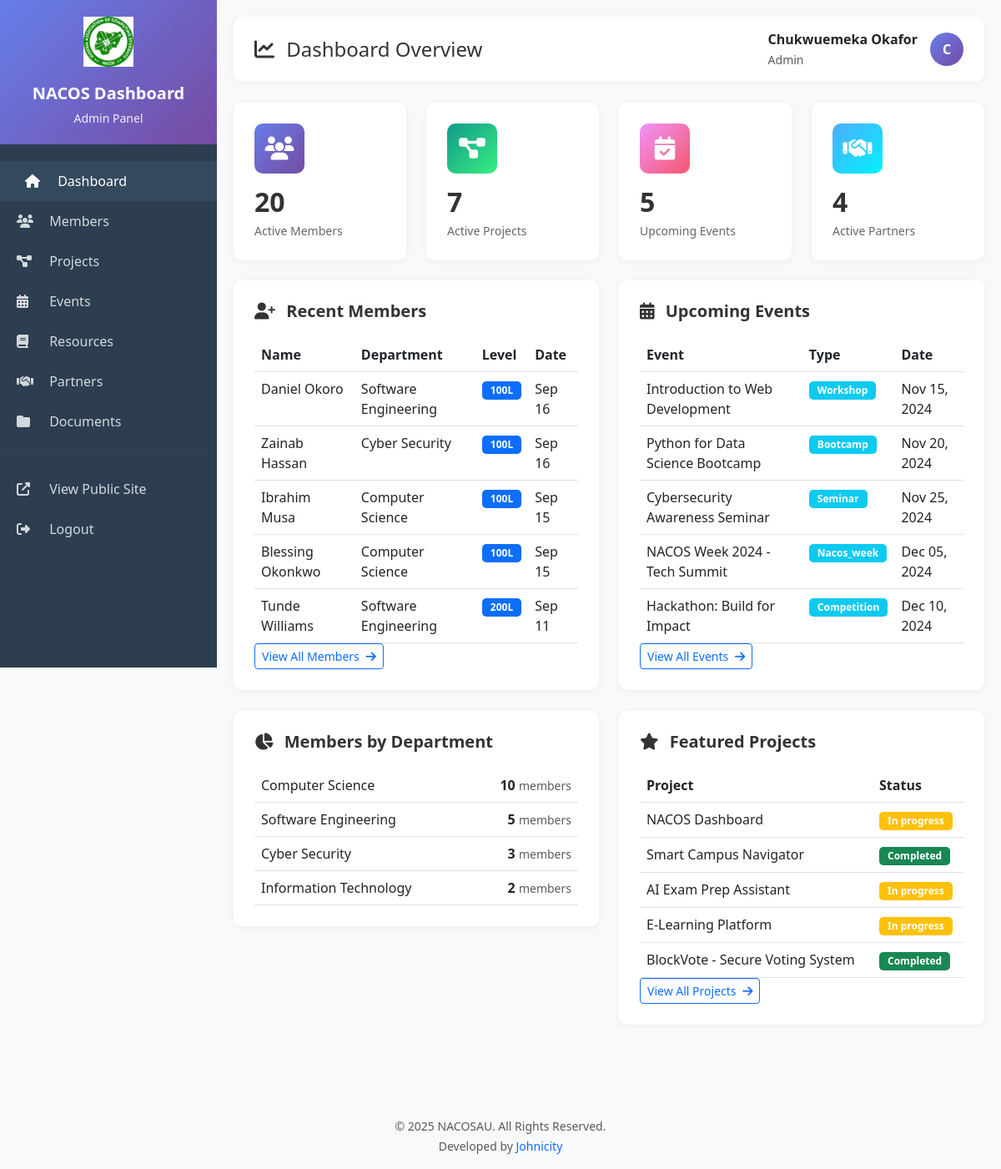
The page /admin/index.php (signed in) on the database its author committed.
### tables this page shows
CREATE TABLE MEMBERS (
    member_id INT AUTO_INCREMENT PRIMARY KEY,
    matric_no VARCHAR(20) NOT NULL UNIQUE,
    full_name VARCHAR(100) NOT NULL,
    email VARCHAR(100) NOT NULL UNIQUE,
    phone VARCHAR(20) NULL,
    department VARCHAR(100) NOT NULL,
    level ENUM('100', '200', '300', '400', '500') NOT NULL,
    gender ENUM('Male', 'Female', 'Other') NULL,
    registration_date DATE NOT NULL,
    membership_status ENUM('active', 'inactive', 'alumni') DEFAULT 'active',
    profile_picture VARCHAR(255) NULL,
    skills TEXT NULL COMMENT 'JSON array of skills',
    bio TEXT NULL,
    github_username VARCHAR(100) NULL,
    linkedin_url VARCHAR(255) NULL,
    created_at TIMESTAMP DEFAULT CURRENT_TIMESTAMP,
    updated_at TIMESTAMP DEFAULT CURRENT_TIMESTAMP ON UPDATE CURRENT_TIMESTAMP,
    INDEX idx_matric_no (matric_no),
    INDEX idx_department (department),
    INDEX idx_level (level),
    INDEX idx_status (membership_status),
    INDEX idx_name (full_name)
);

CREATE TABLE EVENTS (
    event_id INT AUTO_INCREMENT PRIMARY KEY,
    event_name VARCHAR(200) NOT NULL,
    event_type ENUM('workshop', 'bootcamp', 'nacos_week', 'seminar', 'competition', 'networking', 'other') NOT NULL,
    event_date DATE NOT NULL,
    event_time TIME NULL,
    end_date DATE NULL COMMENT 'For multi-day events',
    location VARCHAR(200) NULL,
    venue_type ENUM('physical', 'virtual', 'hybrid') DEFAULT 'physical',
    meeting_link VARCHAR(500) NULL COMMENT 'For virtual/hybrid events',
    summary TEXT NOT NULL,
    full_description TEXT NULL,
    speaker_name VARCHAR(100) NULL,
    speaker_title VARCHAR(150) NULL,
    speaker_bio TEXT NULL,
    event_image VARCHAR(255) NULL,
    capacity INT NULL COMMENT 'Maximum attendees',
    registration_required BOOLEAN DEFAULT TRUE,
    registration_link VARCHAR(500) NULL,
    status ENUM('upcoming', 'ongoing', 'completed', 'cancelled') DEFAULT 'upcoming',
    created_at TIMESTAMP DEFAULT CURRENT_TIMESTAMP,
    updated_at TIMESTAMP DEFAULT CURRENT_TIMESTAMP ON UPDATE CURRENT_TIMESTAMP,
    INDEX idx_event_date (event_date),
    INDEX idx_event_type (event_type),
    INDEX idx_status (status),
    FULLTEXT idx_search (event_name, summary)
);

CREATE TABLE PROJECTS (
    project_id INT AUTO_INCREMENT PRIMARY KEY,
    title VARCHAR(200) NOT NULL,
    description TEXT NOT NULL,
    repository_link VARCHAR(500) NULL COMMENT 'GitHub/GitLab URL',
    demo_link VARCHAR(500) NULL COMMENT 'Live demo URL',
    project_image VARCHAR(255) NULL,
    tech_stack TEXT NULL COMMENT 'JSON array of technologies used',
    collaborating_depts TEXT NULL COMMENT 'JSON array of departments involved',
    project_status ENUM('ideation', 'in_progress', 'completed', 'archived') DEFAULT 'in_progress',
    start_date DATE NULL,
    completion_date DATE NULL,
    visibility ENUM('public', 'private') DEFAULT 'public',
    featured BOOLEAN DEFAULT FALSE,
    view_count INT DEFAULT 0,
    created_at TIMESTAMP DEFAULT CURRENT_TIMESTAMP,
    updated_at TIMESTAMP DEFAULT CURRENT_TIMESTAMP ON UPDATE CURRENT_TIMESTAMP,
    INDEX idx_status (project_status),
    INDEX idx_featured (featured),
    INDEX idx_visibility (visibility),
    FULLTEXT idx_search (title, description)
);

### admin/index.php (the view, shortened to what the rows shown need)
<?php
require_once '../config/database.php';
$db = getDB();
try {
    $recent_members = $db->fetchAll(
        "SELECT member_id, full_name, department, level, registration_date
         FROM MEMBERS
         ORDER BY registration_date DESC
         LIMIT 5"
    );
    $featured_projects = $db->fetchAll(
        "SELECT project_id, title, project_status, tech_stack
         FROM PROJECTS
         WHERE featured = 1 AND visibility = 'public'
         ORDER BY updated_at DESC
         LIMIT 5"
    );
    $events_list = $db->fetchAll(
        "SELECT event_id, event_name, event_date, event_type, location
         FROM EVENTS
         WHERE status = 'upcoming'
         ORDER BY event_date ASC
         LIMIT 5"
    );
} catch (Exception $e) {
    $error_message = "Error loading dashboard data: " . $e->getMessage();
}
?>
<!DOCTYPE html>
<html lang="en">
<head>
    <link href="https://cdn.jsdelivr.net/npm/bootstrap@5.3.0/dist/css/bootstrap.min.css" rel="stylesheet">
    <link rel="stylesheet" href="https://cdnjs.cloudflare.com/ajax/libs/font-awesome/6.4.0/css/all.min.css">
</head>
<body>
    <div class="main-content">
        <div class="row">
            <div class="col-md-6">
                <div class="content-card">
                    <div class="table-responsive">
                        <table class="table table-hover">
                            <thead>
                                <tr>
                                    <th>Name</th>
                                    <th>Department</th>
                                    <th>Level</th>
                                    <th>Date</th>
                                </tr>
                            </thead>
                            <tbody>
                                <?php foreach ($recent_members as $member): ?>
                                    <tr>
                                        <td><?php echo htmlspecialchars($member['full_name']); ?></td>
                                        <td><?php echo htmlspecialchars($member['department']); ?></td>
                                        <td><span class="badge bg-primary"><?php echo $member['level']; ?>L</span></td>
                                        <td><?php echo date('M d', strtotime($member['registration_date'])); ?></td>
                                    </tr>
                                <?php endforeach; ?>
                            </tbody>
                        </table>
                    </div>
                </div>
            </div>
            <div class="col-md-6">
                <div class="content-card">
                    <div class="table-responsive">
                        <table class="table table-hover">
                            <thead>
                                <tr>
                                    <th>Event</th>
                                    <th>Type</th>
                                    <th>Date</th>
                                </tr>
                            </thead>
                            <tbody>
                                <?php foreach ($events_list as $event): ?>
                                    <tr>
                                        <td><?php echo htmlspecialchars($event['event_name']); ?></td>
                                        <td><span class="badge bg-info"><?php echo ucfirst($event['event_type']); ?></span></td>
                                        <td><?php echo date('M d, Y', strtotime($event['event_date'])); ?></td>
                                    </tr>
                                <?php endforeach; ?>
                            </tbody>
                        </table>
                    </div>
                </div>
            </div>
        </div>
        <div class="row">
            <div class="col-md-6">
                <div class="content-card">
                    <div class="table-responsive">
                        <table class="table table-hover">
                            <thead>
                                <tr>
                                    <th>Project</th>
                                    <th>Status</th>
                                </tr>
                            </thead>
                            <tbody>
                                <?php foreach ($featured_projects as $project): ?>
                                    <tr>
                                        <td><?php echo htmlspecialchars($project['title']); ?></td>
                                        <td>
                                            <?php
                                            $status_color = [
                                                'ideation' => 'secondary',
                                                'in_progress' => 'warning',
                                                'completed' => 'success'
                                            ];
                                            $color = $status_color[$project['project_status']] ?? 'secondary';
                                            ?>
                                            <span class="badge bg-<?php echo $color; ?>">
                                                <?php echo ucfirst(str_replace('_', ' ', $project['project_status'])); ?>
                                            </span>
                                        </td>
                                    </tr>
                                <?php endforeach; ?>
                            </tbody>
                        </table>
                    </div>
                </div>
            </div>
        </div>
    </div>
</body>
</html>

### rows shown on the page
members: full_name "Daniel Okoro", department "Software Engineering", level "100", registration_date "Sep 16"
members: full_name "Zainab Hassan", department "Cyber Security", level "100", registration_date "Sep 16"
members: full_name "Ibrahim Musa", department "Computer Science", level "100", registration_date "Sep 15"
members: full_name "Blessing Okonkwo", department "Computer Science", level "100", registration_date "Sep 15"
members: full_name "Tunde Williams", department "Software Engineering", level "200", registration_date "Sep 11"
events: event_name "Introduction to Web Development", event_type "Workshop", event_date "Nov 15, 2024"
events: event_name "Python for Data Science Bootcamp", event_type "Bootcamp", event_date "Nov 20, 2024"
events: event_name "Cybersecurity Awareness Seminar", event_type "Seminar", event_date "Nov 25, 2024"
events: event_name "NACOS Week 2024 - Tech Summit", event_type "Nacos_week", event_date "Dec 05, 2024"
events: event_name "Hackathon: Build for Impact", event_type "Competition", event_date "Dec 10, 2024"
projects: title "NACOS Dashboard", project_status "In progress"
projects: title "Smart Campus Navigator", project_status "Completed"
projects: title "AI Exam Prep Assistant", project_status "In progress"
projects: title "E-Learning Platform", project_status "In progress"
projects: title "BlockVote - Secure Voting System", project_status "Completed"

### other values the page prints
$current_user['full_name'] "Chukwuemeka Okafor"
$current_user['role'] "Admin"
substr($current_user['full_name'], 0, 1) "C"
$total_members "20"
$total_projects "7"
$upcoming_events "5"
$active_partners "4"
$dept['department'] "Computer Science"
$dept['count'] "10"
$dept['department'] "Software Engineering"
$dept['count'] "5"
$dept['department'] "Cyber Security"
$dept['count'] "3"
$dept['department'] "Information Technology"
$dept['count'] "2"
